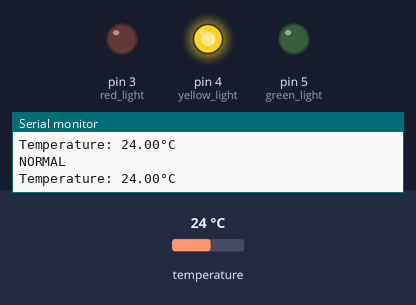
Bench run of a sketch on a simulated Arduino Uno, built with avr-gcc and run on an emulated ATmega328P. On the bench: output pins drawn as LEDs (lit = HIGH), the last lines printed to the serial monitor. The inputs (shaded band) are chosen by the test bench; at power-on: temperature 24 °C.

Above: at 1.3 s.
1.4 s: temperature set to 20 °C
At 2.6 s:
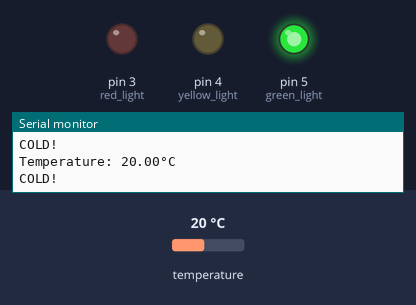
2.9 s: temperature set to 33 °C
At 3.9 s:
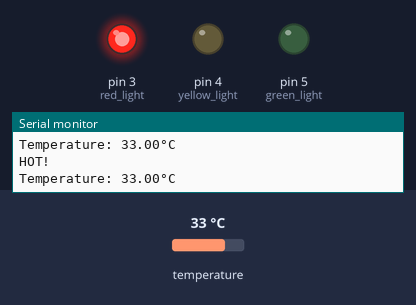
Timing chart, 0 to 5.9 s (numbered marks = the images above; inputs shaded):
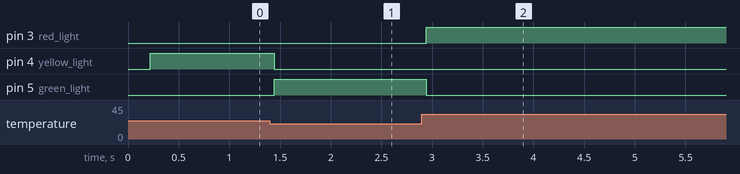

Measured:
- the behaviour switches between 22 and 21 °C on temperature (found by bisection; images 0 and 1)
- after the input at 1.4 s, pin 4 (yellow_light): HIGH → LOW at once; pin 5 (green_light): LOW → HIGH at once
- after the input at 2.9 s, pin 3 (red_light): LOW → HIGH at once; pin 5 (green_light): HIGH → LOW at once

The sketch:

_4temp_sensor_w_light.ino
```cpp
// (licence header left out)
// REQUIRES the following Arduino libraries:
// - DHT Sensor Library: https://github.com/adafruit/DHT-sensor-library
// - Adafruit Unified Sensor Lib: https://github.com/adafruit/Adafruit_Sensor

#include <Adafruit_Sensor.h>
#include <DHT.h>
#include <DHT_U.h>

#define DHTPIN 2     // Digital pin connected to the DHT sensor
// Feather HUZZAH ESP8266 note: use pins 3, 4, 5, 12, 13 or 14 --
// Pin 15 can work but DHT must be disconnected during program upload.

// Uncomment the type of sensor in use:
#define DHTTYPE    DHT11     // DHT 11
//#define DHTTYPE    DHT22     // DHT 22 (AM2302)
//#define DHTTYPE    DHT21     // DHT 21 (AM2301)

// See guide for details on sensor wiring and usage:
//   https://learn.adafruit.com/dht/overview

DHT_Unified dht(DHTPIN, DHTTYPE);

uint32_t delayMS;

int red_light = 3;
int yellow_light = 4;
int green_light = 5;

float upper_bound_normal_temp = 30;
float lower_bound_normal_temp = 22;


void setup() {
  Serial.begin(9600);
  // Initialize device.
  dht.begin();
  Serial.println(F("DHTxx Unified Sensor Example"));
  // Print temperature sensor details.
  sensor_t sensor;
  dht.temperature().getSensor(&sensor);
  Serial.println(F("------------------------------------"));
  Serial.println(F("Temperature Sensor"));
  Serial.print  (F("Sensor Type: ")); Serial.println(sensor.name);
  Serial.print  (F("Driver Ver:  ")); Serial.println(sensor.version);
  Serial.print  (F("Unique ID:   ")); Serial.println(sensor.sensor_id);
  Serial.print  (F("Max Value:   ")); Serial.print(sensor.max_value); Serial.println(F("°C"));
  Serial.print  (F("Min Value:   ")); Serial.print(sensor.min_value); Serial.println(F("°C"));
  Serial.print  (F("Resolution:  ")); Serial.print(sensor.resolution); Serial.println(F("°C"));
  Serial.println(F("------------------------------------"));
  // Print humidity sensor details.
  // dht.humidity().getSensor(&sensor);
  // Serial.println(F("Humidity Sensor"));
  // Serial.print  (F("Sensor Type: ")); Serial.println(sensor.name);
  // Serial.print  (F("Driver Ver:  ")); Serial.println(sensor.version);
  // Serial.print  (F("Unique ID:   ")); Serial.println(sensor.sensor_id);
  // Serial.print  (F("Max Value:   ")); Serial.print(sensor.max_value); Serial.println(F("%"));
  // Serial.print  (F("Min Value:   ")); Serial.print(sensor.min_value); Serial.println(F("%"));
  // Serial.print  (F("Resolution:  ")); Serial.print(sensor.resolution); Serial.println(F("%"));
  // Serial.println(F("------------------------------------"));
  // Set delay between sensor readings based on sensor details.

  pinMode(red_light, OUTPUT);
  pinMode(yellow_light, OUTPUT);
  pinMode(green_light, OUTPUT);
  delayMS = sensor.min_delay / 1000;
}

void loop() {
  // Delay between measurements.
  delay(delayMS);
  // Get temperature event and print its value.
  sensors_event_t event;
  dht.temperature().getEvent(&event);
  if (isnan(event.temperature)) {
    Serial.println(F("Error reading temperature!"));
  }
  else {
    Serial.print(F("Temperature: "));
    Serial.print(event.temperature);
    Serial.println(F("°C"));
  }
  // Get humidity event and print its value.
  // dht.humidity().getEvent(&event);
  // if (isnan(event.relative_humidity)) {
  //   Serial.println(F("Error reading humidity!"));
  // }
  // else {
  //   Serial.print(F("Humidity: "));
  //   Serial.print(event.relative_humidity);
  //   Serial.println(F("%"));
  // }

  //To light up based on temperature
  if(event.temperature >= lower_bound_normal_temp && event.temperature <= upper_bound_normal_temp) {
    Serial.println("NORMAL");
    turn_off_all_lights();
    digitalWrite(yellow_light, HIGH);
  }
  else if(event.temperature > upper_bound_normal_temp) {
    Serial.println("HOT!");
    turn_off_all_lights();
    digitalWrite(red_light, HIGH);
  }
  else if(event.temperature < lower_bound_normal_temp) {
    Serial.println("COLD!");
    turn_off_all_lights();
    digitalWrite(green_light, HIGH);
  }
}

void turn_off_all_lights() {
  digitalWrite(red_light, LOW);
  digitalWrite(yellow_light, LOW);
  digitalWrite(green_light, LOW);
}
```
